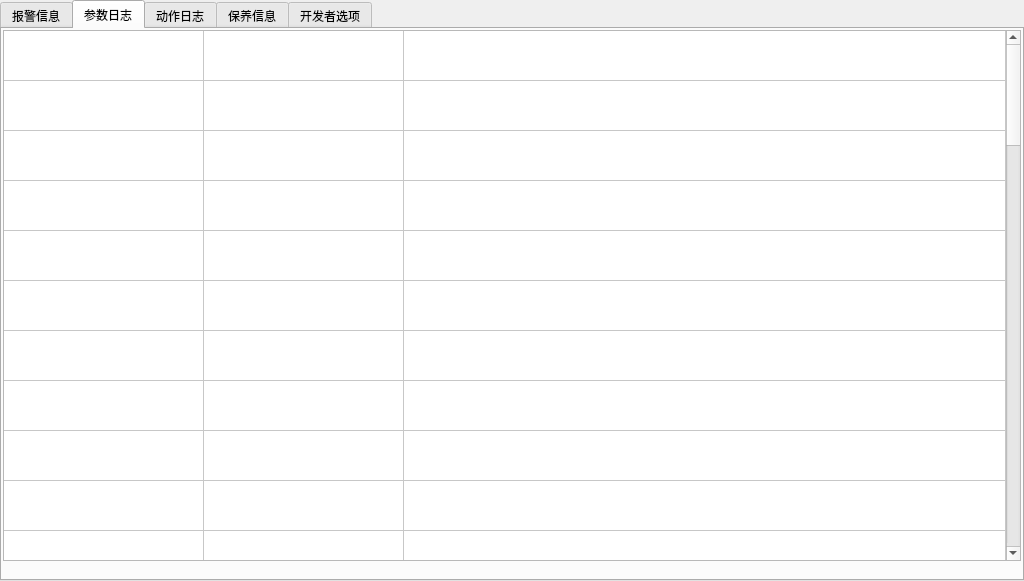
<?xml version="1.0" encoding="UTF-8"?>
<ui version="4.0">
 <class>AlarmForm</class>
 <widget class="QWidget" name="AlarmForm">
  <property name="geometry">
   <rect>
    <x>0</x>
    <y>0</y>
    <width>1024</width>
    <height>581</height>
   </rect>
  </property>
  <property name="windowTitle">
   <string>Form</string>
  </property>
  <property name="styleSheet">
   <string notr="true"/>
  </property>
  <widget class="QTabWidget" name="tabWidget">
   <property name="geometry">
    <rect>
     <x>0</x>
     <y>0</y>
     <width>1024</width>
     <height>581</height>
    </rect>
   </property>
   <property name="sizePolicy">
    <sizepolicy hsizetype="Preferred" vsizetype="Preferred">
     <horstretch>0</horstretch>
     <verstretch>0</verstretch>
    </sizepolicy>
   </property>
   <property name="minimumSize">
    <size>
     <width>9</width>
     <height>0</height>
    </size>
   </property>
   <property name="font">
    <font>
     <family>SimSun</family>
    </font>
   </property>
   <property name="styleSheet">
    <string notr="true"/>
   </property>
   <property name="currentIndex">
    <number>1</number>
   </property>
   <property name="iconSize">
    <size>
     <width>0</width>
     <height>0</height>
    </size>
   </property>
   <property name="tabBarAutoHide">
    <bool>false</bool>
   </property>
   <widget class="QWidget" name="tabAlarmInfo">
    <attribute name="title">
     <string>报警信息</string>
    </attribute>
    <widget class="QTableWidget" name="tableAlarmInfo">
     <property name="geometry">
      <rect>
       <x>1</x>
       <y>1</y>
       <width>1018</width>
       <height>471</height>
      </rect>
     </property>
     <property name="lineWidth">
      <number>1</number>
     </property>
     <property name="midLineWidth">
      <number>0</number>
     </property>
     <property name="verticalScrollBarPolicy">
      <enum>Qt::ScrollBarAsNeeded</enum>
     </property>
     <property name="horizontalScrollBarPolicy">
      <enum>Qt::ScrollBarAlwaysOff</enum>
     </property>
     <property name="sizeAdjustPolicy">
      <enum>QAbstractScrollArea::AdjustToContents</enum>
     </property>
     <property name="autoScrollMargin">
      <number>16</number>
     </property>
     <property name="selectionBehavior">
      <enum>QAbstractItemView::SelectRows</enum>
     </property>
     <property name="showGrid">
      <bool>true</bool>
     </property>
     <property name="sortingEnabled">
      <bool>false</bool>
     </property>
     <property name="rowCount">
      <number>0</number>
     </property>
     <property name="columnCount">
      <number>0</number>
     </property>
     <attribute name="horizontalHeaderVisible">
      <bool>false</bool>
     </attribute>
     <attribute name="horizontalHeaderCascadingSectionResizes">
      <bool>false</bool>
     </attribute>
     <attribute name="horizontalHeaderMinimumSectionSize">
      <number>100</number>
     </attribute>
     <attribute name="horizontalHeaderDefaultSectionSize">
      <number>200</number>
     </attribute>
     <attribute name="horizontalHeaderHighlightSections">
      <bool>false</bool>
     </attribute>
     <attribute name="horizontalHeaderShowSortIndicator" stdset="0">
      <bool>false</bool>
     </attribute>
     <attribute name="horizontalHeaderStretchLastSection">
      <bool>false</bool>
     </attribute>
     <attribute name="verticalHeaderVisible">
      <bool>false</bool>
     </attribute>
     <attribute name="verticalHeaderCascadingSectionResizes">
      <bool>false</bool>
     </attribute>
     <attribute name="verticalHeaderMinimumSectionSize">
      <number>21</number>
     </attribute>
     <attribute name="verticalHeaderDefaultSectionSize">
      <number>50</number>
     </attribute>
     <attribute name="verticalHeaderHighlightSections">
      <bool>true</bool>
     </attribute>
     <attribute name="verticalHeaderShowSortIndicator" stdset="0">
      <bool>false</bool>
     </attribute>
     <attribute name="verticalHeaderStretchLastSection">
      <bool>false</bool>
     </attribute>
    </widget>
    <widget class="QPushButton" name="btnClearAlarm">
     <property name="geometry">
      <rect>
       <x>20</x>
       <y>480</y>
       <width>151</width>
       <height>48</height>
      </rect>
     </property>
     <property name="sizePolicy">
      <sizepolicy hsizetype="Preferred" vsizetype="Preferred">
       <horstretch>0</horstretch>
       <verstretch>0</verstretch>
      </sizepolicy>
     </property>
     <property name="minimumSize">
      <size>
       <width>151</width>
       <height>48</height>
      </size>
     </property>
     <property name="maximumSize">
      <size>
       <width>151</width>
       <height>48</height>
      </size>
     </property>
     <property name="font">
      <font>
       <family>SimSun</family>
       <weight>50</weight>
       <bold>false</bold>
      </font>
     </property>
     <property name="styleSheet">
      <string notr="true"/>
     </property>
     <property name="text">
      <string>清除历史报警</string>
     </property>
     <property name="iconSize">
      <size>
       <width>25</width>
       <height>50</height>
      </size>
     </property>
    </widget>
   </widget>
   <widget class="QWidget" name="tabParameterLog">
    <attribute name="title">
     <string>参数日志</string>
    </attribute>
    <widget class="QTableWidget" name="tableParameterLog">
     <property name="geometry">
      <rect>
       <x>1</x>
       <y>1</y>
       <width>1018</width>
       <height>531</height>
      </rect>
     </property>
     <property name="sizePolicy">
      <sizepolicy hsizetype="Preferred" vsizetype="Preferred">
       <horstretch>0</horstretch>
       <verstretch>0</verstretch>
      </sizepolicy>
     </property>
     <property name="minimumSize">
      <size>
       <width>1018</width>
       <height>531</height>
      </size>
     </property>
     <property name="maximumSize">
      <size>
       <width>1018</width>
       <height>531</height>
      </size>
     </property>
     <property name="lineWidth">
      <number>1</number>
     </property>
     <property name="midLineWidth">
      <number>0</number>
     </property>
     <property name="verticalScrollBarPolicy">
      <enum>Qt::ScrollBarAlwaysOn</enum>
     </property>
     <property name="horizontalScrollBarPolicy">
      <enum>Qt::ScrollBarAlwaysOff</enum>
     </property>
     <property name="sizeAdjustPolicy">
      <enum>QAbstractScrollArea::AdjustToContents</enum>
     </property>
     <property name="autoScrollMargin">
      <number>16</number>
     </property>
     <property name="selectionBehavior">
      <enum>QAbstractItemView::SelectRows</enum>
     </property>
     <property name="showGrid">
      <bool>true</bool>
     </property>
     <property name="sortingEnabled">
      <bool>false</bool>
     </property>
     <property name="rowCount">
      <number>50</number>
     </property>
     <property name="columnCount">
      <number>3</number>
     </property>
     <attribute name="horizontalHeaderVisible">
      <bool>false</bool>
     </attribute>
     <attribute name="horizontalHeaderCascadingSectionResizes">
      <bool>false</bool>
     </attribute>
     <attribute name="horizontalHeaderMinimumSectionSize">
      <number>100</number>
     </attribute>
     <attribute name="horizontalHeaderDefaultSectionSize">
      <number>200</number>
     </attribute>
     <attribute name="horizontalHeaderHighlightSections">
      <bool>false</bool>
     </attribute>
     <attribute name="horizontalHeaderShowSortIndicator" stdset="0">
      <bool>false</bool>
     </attribute>
     <attribute name="horizontalHeaderStretchLastSection">
      <bool>true</bool>
     </attribute>
     <attribute name="verticalHeaderVisible">
      <bool>false</bool>
     </attribute>
     <attribute name="verticalHeaderCascadingSectionResizes">
      <bool>false</bool>
     </attribute>
     <attribute name="verticalHeaderMinimumSectionSize">
      <number>21</number>
     </attribute>
     <attribute name="verticalHeaderDefaultSectionSize">
      <number>50</number>
     </attribute>
     <attribute name="verticalHeaderHighlightSections">
      <bool>true</bool>
     </attribute>
     <attribute name="verticalHeaderShowSortIndicator" stdset="0">
      <bool>false</bool>
     </attribute>
     <attribute name="verticalHeaderStretchLastSection">
      <bool>false</bool>
     </attribute>
     <row/>
     <row/>
     <row/>
     <row/>
     <row/>
     <row/>
     <row/>
     <row/>
     <row/>
     <row/>
     <row/>
     <row/>
     <row/>
     <row/>
     <row/>
     <row/>
     <row/>
     <row/>
     <row/>
     <row/>
     <row/>
     <row/>
     <row/>
     <row/>
     <row/>
     <row/>
     <row/>
     <row/>
     <row/>
     <row/>
     <row/>
     <row/>
     <row/>
     <row/>
     <row/>
     <row/>
     <row/>
     <row/>
     <row/>
     <row/>
     <row/>
     <row/>
     <row/>
     <row/>
     <row/>
     <row/>
     <row/>
     <row/>
     <row/>
     <row/>
     <column>
      <property name="text">
       <string>动作</string>
      </property>
     </column>
     <column>
      <property name="text">
       <string>事件</string>
      </property>
     </column>
     <column>
      <property name="text">
       <string>日期时间</string>
      </property>
     </column>
    </widget>
   </widget>
   <widget class="QWidget" name="tabActionLog">
    <attribute name="title">
     <string>动作日志</string>
    </attribute>
    <widget class="QTableWidget" name="tableActionLog">
     <property name="geometry">
      <rect>
       <x>1</x>
       <y>1</y>
       <width>1018</width>
       <height>536</height>
      </rect>
     </property>
     <property name="sizePolicy">
      <sizepolicy hsizetype="Preferred" vsizetype="Preferred">
       <horstretch>0</horstretch>
       <verstretch>0</verstretch>
      </sizepolicy>
     </property>
     <property name="styleSheet">
      <string notr="true"/>
     </property>
     <property name="lineWidth">
      <number>1</number>
     </property>
     <property name="midLineWidth">
      <number>0</number>
     </property>
     <property name="verticalScrollBarPolicy">
      <enum>Qt::ScrollBarAlwaysOn</enum>
     </property>
     <property name="horizontalScrollBarPolicy">
      <enum>Qt::ScrollBarAlwaysOff</enum>
     </property>
     <property name="sizeAdjustPolicy">
      <enum>QAbstractScrollArea::AdjustToContents</enum>
     </property>
     <property name="autoScrollMargin">
      <number>16</number>
     </property>
     <property name="selectionBehavior">
      <enum>QAbstractItemView::SelectRows</enum>
     </property>
     <property name="showGrid">
      <bool>true</bool>
     </property>
     <property name="sortingEnabled">
      <bool>false</bool>
     </property>
     <property name="rowCount">
      <number>50</number>
     </property>
     <property name="columnCount">
      <number>3</number>
     </property>
     <attribute name="horizontalHeaderVisible">
      <bool>false</bool>
     </attribute>
     <attribute name="horizontalHeaderCascadingSectionResizes">
      <bool>false</bool>
     </attribute>
     <attribute name="horizontalHeaderMinimumSectionSize">
      <number>100</number>
     </attribute>
     <attribute name="horizontalHeaderDefaultSectionSize">
      <number>200</number>
     </attribute>
     <attribute name="horizontalHeaderHighlightSections">
      <bool>false</bool>
     </attribute>
     <attribute name="horizontalHeaderShowSortIndicator" stdset="0">
      <bool>false</bool>
     </attribute>
     <attribute name="horizontalHeaderStretchLastSection">
      <bool>true</bool>
     </attribute>
     <attribute name="verticalHeaderVisible">
      <bool>false</bool>
     </attribute>
     <attribute name="verticalHeaderCascadingSectionResizes">
      <bool>false</bool>
     </attribute>
     <attribute name="verticalHeaderMinimumSectionSize">
      <number>21</number>
     </attribute>
     <attribute name="verticalHeaderDefaultSectionSize">
      <number>50</number>
     </attribute>
     <attribute name="verticalHeaderHighlightSections">
      <bool>true</bool>
     </attribute>
     <attribute name="verticalHeaderShowSortIndicator" stdset="0">
      <bool>false</bool>
     </attribute>
     <attribute name="verticalHeaderStretchLastSection">
      <bool>false</bool>
     </attribute>
     <row/>
     <row/>
     <row/>
     <row/>
     <row/>
     <row/>
     <row/>
     <row/>
     <row/>
     <row/>
     <row/>
     <row/>
     <row/>
     <row/>
     <row/>
     <row/>
     <row/>
     <row/>
     <row/>
     <row/>
     <row/>
     <row/>
     <row/>
     <row/>
     <row/>
     <row/>
     <row/>
     <row/>
     <row/>
     <row/>
     <row/>
     <row/>
     <row/>
     <row/>
     <row/>
     <row/>
     <row/>
     <row/>
     <row/>
     <row/>
     <row/>
     <row/>
     <row/>
     <row/>
     <row/>
     <row/>
     <row/>
     <row/>
     <row/>
     <row/>
     <column>
      <property name="text">
       <string>动作</string>
      </property>
     </column>
     <column>
      <property name="text">
       <string>事件</string>
      </property>
     </column>
     <column>
      <property name="text">
       <string>日期时间</string>
      </property>
     </column>
    </widget>
   </widget>
   <widget class="QWidget" name="tabMaintainInfo">
    <attribute name="title">
     <string>保养信息</string>
    </attribute>
    <widget class="QTableView" name="tableMaintainInfo">
     <property name="geometry">
      <rect>
       <x>1</x>
       <y>1</y>
       <width>1018</width>
       <height>461</height>
      </rect>
     </property>
     <property name="sizePolicy">
      <sizepolicy hsizetype="Preferred" vsizetype="Preferred">
       <horstretch>0</horstretch>
       <verstretch>0</verstretch>
      </sizepolicy>
     </property>
     <property name="maximumSize">
      <size>
       <width>16777215</width>
       <height>461</height>
      </size>
     </property>
     <property name="styleSheet">
      <string notr="true"/>
     </property>
     <property name="lineWidth">
      <number>1</number>
     </property>
     <property name="midLineWidth">
      <number>0</number>
     </property>
     <property name="verticalScrollBarPolicy">
      <enum>Qt::ScrollBarAlwaysOn</enum>
     </property>
     <property name="horizontalScrollBarPolicy">
      <enum>Qt::ScrollBarAlwaysOff</enum>
     </property>
     <property name="sizeAdjustPolicy">
      <enum>QAbstractScrollArea::AdjustToContents</enum>
     </property>
     <property name="autoScrollMargin">
      <number>16</number>
     </property>
     <property name="selectionBehavior">
      <enum>QAbstractItemView::SelectItems</enum>
     </property>
     <property name="showGrid">
      <bool>true</bool>
     </property>
     <property name="sortingEnabled">
      <bool>false</bool>
     </property>
    </widget>
    <widget class="QWidget" name="layoutWidget">
     <property name="geometry">
      <rect>
       <x>470</x>
       <y>470</y>
       <width>542</width>
       <height>54</height>
      </rect>
     </property>
     <property name="minimumSize">
      <size>
       <width>130</width>
       <height>45</height>
      </size>
     </property>
     <layout class="QHBoxLayout" name="horizontalLayout">
      <property name="leftMargin">
       <number>2</number>
      </property>
      <property name="topMargin">
       <number>2</number>
      </property>
      <property name="rightMargin">
       <number>2</number>
      </property>
      <property name="bottomMargin">
       <number>2</number>
      </property>
      <item>
       <widget class="QPushButton" name="btnEditMaintainInfo">
        <property name="minimumSize">
         <size>
          <width>130</width>
          <height>50</height>
         </size>
        </property>
        <property name="text">
         <string>编辑</string>
        </property>
       </widget>
      </item>
      <item>
       <widget class="QPushButton" name="btnRetimingMaintainInfo">
        <property name="minimumSize">
         <size>
          <width>130</width>
          <height>50</height>
         </size>
        </property>
        <property name="text">
         <string>重新计时</string>
        </property>
       </widget>
      </item>
      <item>
       <widget class="QPushButton" name="btnNewMaintainInfo">
        <property name="minimumSize">
         <size>
          <width>130</width>
          <height>50</height>
         </size>
        </property>
        <property name="text">
         <string>新建</string>
        </property>
       </widget>
      </item>
      <item>
       <widget class="QPushButton" name="btnDeleteMaintainInfo">
        <property name="minimumSize">
         <size>
          <width>130</width>
          <height>50</height>
         </size>
        </property>
        <property name="text">
         <string>删除</string>
        </property>
       </widget>
      </item>
     </layout>
    </widget>
   </widget>
   <widget class="QWidget" name="tabDeveloperOpt">
    <attribute name="title">
     <string>开发者选项</string>
    </attribute>
    <widget class="QTableWidget" name="tableActionLog_3">
     <property name="geometry">
      <rect>
       <x>1</x>
       <y>1</y>
       <width>1018</width>
       <height>538</height>
      </rect>
     </property>
     <property name="sizePolicy">
      <sizepolicy hsizetype="Preferred" vsizetype="Preferred">
       <horstretch>0</horstretch>
       <verstretch>0</verstretch>
      </sizepolicy>
     </property>
     <property name="styleSheet">
      <string notr="true"/>
     </property>
     <property name="lineWidth">
      <number>1</number>
     </property>
     <property name="midLineWidth">
      <number>0</number>
     </property>
     <property name="verticalScrollBarPolicy">
      <enum>Qt::ScrollBarAlwaysOn</enum>
     </property>
     <property name="horizontalScrollBarPolicy">
      <enum>Qt::ScrollBarAlwaysOff</enum>
     </property>
     <property name="sizeAdjustPolicy">
      <enum>QAbstractScrollArea::AdjustToContents</enum>
     </property>
     <property name="autoScrollMargin">
      <number>16</number>
     </property>
     <property name="selectionBehavior">
      <enum>QAbstractItemView::SelectRows</enum>
     </property>
     <property name="showGrid">
      <bool>true</bool>
     </property>
     <property name="sortingEnabled">
      <bool>false</bool>
     </property>
     <property name="rowCount">
      <number>50</number>
     </property>
     <property name="columnCount">
      <number>3</number>
     </property>
     <attribute name="horizontalHeaderVisible">
      <bool>false</bool>
     </attribute>
     <attribute name="horizontalHeaderCascadingSectionResizes">
      <bool>false</bool>
     </attribute>
     <attribute name="horizontalHeaderMinimumSectionSize">
      <number>100</number>
     </attribute>
     <attribute name="horizontalHeaderDefaultSectionSize">
      <number>200</number>
     </attribute>
     <attribute name="horizontalHeaderHighlightSections">
      <bool>false</bool>
     </attribute>
     <attribute name="horizontalHeaderShowSortIndicator" stdset="0">
      <bool>false</bool>
     </attribute>
     <attribute name="horizontalHeaderStretchLastSection">
      <bool>true</bool>
     </attribute>
     <attribute name="verticalHeaderVisible">
      <bool>false</bool>
     </attribute>
     <attribute name="verticalHeaderCascadingSectionResizes">
      <bool>false</bool>
     </attribute>
     <attribute name="verticalHeaderMinimumSectionSize">
      <number>21</number>
     </attribute>
     <attribute name="verticalHeaderDefaultSectionSize">
      <number>50</number>
     </attribute>
     <attribute name="verticalHeaderHighlightSections">
      <bool>true</bool>
     </attribute>
     <attribute name="verticalHeaderShowSortIndicator" stdset="0">
      <bool>false</bool>
     </attribute>
     <attribute name="verticalHeaderStretchLastSection">
      <bool>false</bool>
     </attribute>
     <row/>
     <row/>
     <row/>
     <row/>
     <row/>
     <row/>
     <row/>
     <row/>
     <row/>
     <row/>
     <row/>
     <row/>
     <row/>
     <row/>
     <row/>
     <row/>
     <row/>
     <row/>
     <row/>
     <row/>
     <row/>
     <row/>
     <row/>
     <row/>
     <row/>
     <row/>
     <row/>
     <row/>
     <row/>
     <row/>
     <row/>
     <row/>
     <row/>
     <row/>
     <row/>
     <row/>
     <row/>
     <row/>
     <row/>
     <row/>
     <row/>
     <row/>
     <row/>
     <row/>
     <row/>
     <row/>
     <row/>
     <row/>
     <row/>
     <row/>
     <column>
      <property name="text">
       <string>动作</string>
      </property>
     </column>
     <column>
      <property name="text">
       <string>事件</string>
      </property>
     </column>
     <column>
      <property name="text">
       <string>日期时间</string>
      </property>
     </column>
    </widget>
   </widget>
  </widget>
 </widget>
 <resources/>
 <connections/>
</ui>
